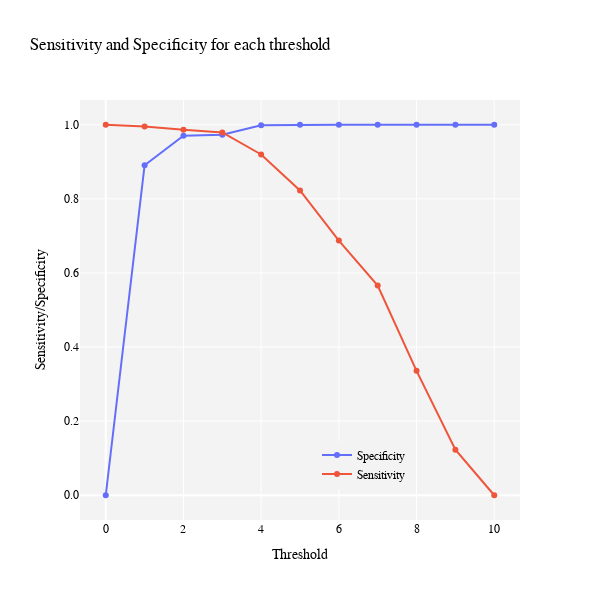

Notebook code cell kept with this figure:
### Code cell
def specificity_sensitivity_plotly(data):
    thresholds = np.arange(0, 11, 1)
    results = []

    for threshold in thresholds:
        tp = data[(data['PriorityScore'] >= threshold) & (data['LABEL'] == 1)].shape[0]
        fn = data[(data['PriorityScore'] < threshold) & (data['LABEL'] == 1)].shape[0]
        tn = data[(data['PriorityScore'] < threshold) & (data['LABEL'] == 0)].shape[0]
        fp = data[(data['PriorityScore'] >= threshold) & (data['LABEL'] == 0)].shape[0]
        specificity = tn / (tn + fp) if (tn + fp) else 0
        sensitivity = tp / (tp + fn) if (tp + fn) else 0
        # print(f"Threshold: {threshold}, TP: {tp}, FN: {fn}, TN: {tn}, FP: {fp}")
        # print(f"Threshold: {threshold}, Specificity: {specificity:.6f}, Sensitivity: {sensitivity:.6f}")
        results.append({'Threshold': threshold, 'Metric': 'Specificity', 'Value': specificity})
        results.append({'Threshold': threshold, 'Metric': 'Sensitivity', 'Value': sensitivity})

    results_df = pd.DataFrame(results)
    return results_df

def plot_sensitivity_specificity_plotly(results_df):
    # Separate the dataframes for specificity and sensitivity
    specificity_df = results_df[results_df['Metric'] == 'Specificity']
    sensitivity_df = results_df[results_df['Metric'] == 'Sensitivity']

    # Plotly Graph Objectsを使用してプロット
    fig = go.Figure()

    # 特異性
    fig.add_trace(go.Scatter(
        x=specificity_df['Threshold'],
        y=specificity_df['Value'],
        mode='lines+markers',
        name='Specificity',
        text=[f'Threshold: {th}, Specificity: {val:.3f}' for th, val in zip(specificity_df['Threshold'], specificity_df['Value'])],
        hoverinfo='text'
    ))

    # 感度
    fig.add_trace(go.Scatter(
        x=sensitivity_df['Threshold'],
        y=sensitivity_df['Value'],
        mode='lines+markers',
        name='Sensitivity',
        text=[f'Threshold: {th}, Sensitivity: {val:.3f}' for th, val in zip(sensitivity_df['Threshold'], sensitivity_df['Value'])],
        hoverinfo='text'
    ))

    # Y軸のフォーマット設定
    fig.update_yaxes(tickformat=".1f")

    # グラフのレイアウト設定
    fig.update_layout(title='Sensitivity and Specificity for each threshold',
                      xaxis_title='Threshold',
                      yaxis_title='Sensitivity/Specificity',
                      plot_bgcolor='rgba(243, 243, 243, 1)',
                      paper_bgcolor='rgba(243, 243, 243, 0)',
                      font=dict(family="Arial, sans-serif", size=12, color="black"),
                      legend=dict(y=0.075, x=0.75, xanchor='right', yanchor='bottom', 
                              bgcolor='rgba(243, 243, 243, 1)',
                              font=dict(family="Arial, sans-serif", size=12, color="black"))
                              )

    # グラフサイズの調整
    fig.update_layout(width=600, height=600)
    fig.write_html("sensitivity_specificity_plot.html")

    fig.show()

results_df = specificity_sensitivity_plotly(data)
plot_sensitivity_specificity_plotly(results_df)

### Figure 1 — Plotly figure (JSON) as saved in the notebook; plotly's stock layout.template omitted (floating-point values rounded to 4 significant figures)
{"data": [{"hoverinfo": "text", "mode": "lines+markers", "name": "Specificity", "text": ["Threshold: 0, Specificity: 0.000", "Threshold: 1, Specificity: 0.891", "Threshold: 2, Specificity: 0.970", "Threshold: 3, Specificity: 0.973", "Threshold: 4, Specificity: 0.999", "Threshold: 5, Specificity: 1.000", "Threshold: 6, Specificity: 1.000", "Threshold: 7, Specificity: 1.000", "Threshold: 8, Specificity: 1.000", "Threshold: 9, Specificity: 1.000", "Threshold: 10, Specificity: 1.000"], "type": "scatter", "x": [0, 1, 2, 3, 4, 5, 6, 7, 8, 9, 10], "y": [0, 0.8909, 0.9704, 0.9729, 0.9985, 0.9998, 1.0, 1, 1, 1, 1]}, {"hoverinfo": "text", "mode": "lines+markers", "name": "Sensitivity", "text": ["Threshold: 0, Sensitivity: 1.000", "Threshold: 1, Sensitivity: 0.996", "Threshold: 2, Sensitivity: 0.986", "Threshold: 3, Sensitivity: 0.979", "Threshold: 4, Sensitivity: 0.920", "Threshold: 5, Sensitivity: 0.823", "Threshold: 6, Sensitivity: 0.687", "Threshold: 7, Sensitivity: 0.566", "Threshold: 8, Sensitivity: 0.336", "Threshold: 9, Sensitivity: 0.123", "Threshold: 10, Sensitivity: 0.000"], "type": "scatter", "x": [0, 1, 2, 3, 4, 5, 6, 7, 8, 9, 10], "y": [1, 0.9956, 0.9864, 0.9794, 0.9197, 0.8228, 0.6875, 0.5659, 0.3357, 0.1231, 0]}], "layout": {"font": {"color": "black", "family": "Arial, sans-serif", "size": 12}, "height": 600, "legend": {"bgcolor": "rgba(243, 243, 243, 1)", "font": {"color": "black", "family": "Arial, sans-serif", "size": 12}, "x": 0.75, "xanchor": "right", "y": 0.075, "yanchor": "bottom"}, "paper_bgcolor": "rgba(243, 243, 243, 0)", "plot_bgcolor": "rgba(243, 243, 243, 1)", "title": {"text": "Sensitivity and Specificity for each threshold"}, "width": 600, "xaxis": {"title": {"text": "Threshold"}}, "yaxis": {"tickformat": ".1f", "title": {"text": "Sensitivity/Specificity"}}}}
